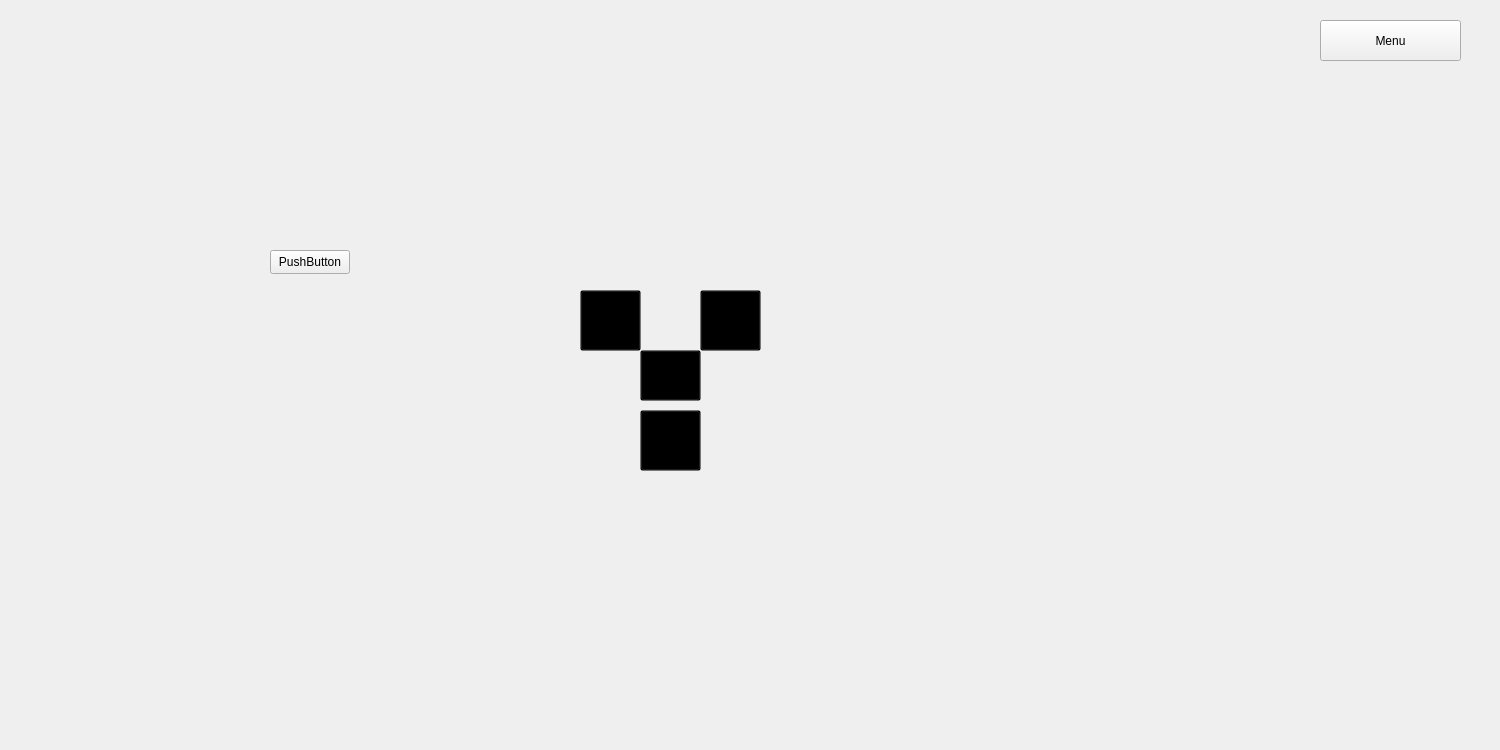
<?xml version="1.0" encoding="UTF-8"?>
<ui version="4.0">
 <class>MainWindow</class>
 <widget class="QMainWindow" name="MainWindow">
  <property name="geometry">
   <rect>
    <x>0</x>
    <y>0</y>
    <width>1500</width>
    <height>750</height>
   </rect>
  </property>
  <property name="maximumSize">
   <size>
    <width>1500</width>
    <height>750</height>
   </size>
  </property>
  <property name="mouseTracking">
   <bool>false</bool>
  </property>
  <property name="windowTitle">
   <string>Tower Defense</string>
  </property>
  <property name="styleSheet">
   <string notr="true"/>
  </property>
  <widget class="QWidget" name="centralwidget">
   <property name="minimumSize">
    <size>
     <width>1500</width>
     <height>750</height>
    </size>
   </property>
   <property name="maximumSize">
    <size>
     <width>1500</width>
     <height>750</height>
    </size>
   </property>
   <property name="autoFillBackground">
    <bool>false</bool>
   </property>
   <property name="styleSheet">
    <string notr="true"/>
   </property>
   <widget class="QStackedWidget" name="stackedWidget">
    <property name="geometry">
     <rect>
      <x>0</x>
      <y>0</y>
      <width>1500</width>
      <height>750</height>
     </rect>
    </property>
    <property name="currentIndex">
     <number>1</number>
    </property>
    <widget class="QWidget" name="pageMenu">
     <property name="styleSheet">
      <string notr="true">QWidget#pageMenu {
    border-image: url(:/assets/img/homeBackground.jpg) 0 0 0 0 stretch stretch;
	background-repeat: no-repeat;
	background-position: center;
}</string>
     </property>
     <widget class="QPushButton" name="buttonExit">
      <property name="geometry">
       <rect>
        <x>645</x>
        <y>450</y>
        <width>240</width>
        <height>70</height>
       </rect>
      </property>
      <property name="styleSheet">
       <string notr="true">QPushButton {
	background-color: rgb(85, 0, 0);
    color: white;
    border: none;
    border-radius: 5px;
	font: 25pt &quot;Eras Medium ITC&quot;;
}

QPushButton:hover {
    background-color: #2980b9;  /* Couleur de fond en survol */
}
</string>
      </property>
      <property name="text">
       <string>Exit</string>
      </property>
     </widget>
     <widget class="QPushButton" name="buttonGame">
      <property name="geometry">
       <rect>
        <x>645</x>
        <y>270</y>
        <width>240</width>
        <height>70</height>
       </rect>
      </property>
      <property name="styleSheet">
       <string notr="true">QPushButton {
	background-color: rgb(153, 0, 0);
	font: 25pt &quot;Eras Medium ITC&quot;;
    color: white;
    border: none;
    border-radius: 5px;
}

QPushButton:hover {
    background-color: #2980b9;  /* Couleur de fond en survol */
}
</string>
      </property>
      <property name="text">
       <string>Game</string>
      </property>
     </widget>
     <widget class="QLabel" name="label">
      <property name="geometry">
       <rect>
        <x>410</x>
        <y>-20</y>
        <width>721</width>
        <height>161</height>
       </rect>
      </property>
      <property name="text">
       <string>&lt;html&gt;&lt;head/&gt;&lt;body&gt;&lt;p align=&quot;center&quot;&gt;&lt;span style=&quot; font-size:48pt; font-weight:700;&quot;&gt;Tower Defense&lt;/span&gt;&lt;/p&gt;&lt;/body&gt;&lt;/html&gt;</string>
      </property>
     </widget>
     <widget class="QPushButton" name="buttonRules">
      <property name="geometry">
       <rect>
        <x>645</x>
        <y>360</y>
        <width>240</width>
        <height>70</height>
       </rect>
      </property>
      <property name="styleSheet">
       <string notr="true">QPushButton {
	background-color: rgb(130, 0, 0);
    color: white;
    border: none;
    border-radius: 5px;
	font: 25pt &quot;Eras Medium ITC&quot;;
}

QPushButton:hover {
    background-color: #2980b9;  /* Couleur de fond en survol */
}
buttonGame{    
background-color: rgb(39, 174, 96);
}
</string>
      </property>
      <property name="text">
       <string>Rules</string>
      </property>
     </widget>
    </widget>
    <widget class="QWidget" name="pageGame">
     <property name="styleSheet">
      <string notr="true">QWidget#pageGame {
	border-image: url(:/assets/img/gameBackground2.png) 0 0 0 0 stretch stretch;
    background-repeat: no-repeat;
    background-position: center;
}</string>
     </property>
     <widget class="QPushButton" name="buttonMenu">
      <property name="geometry">
       <rect>
        <x>1320</x>
        <y>20</y>
        <width>141</width>
        <height>41</height>
       </rect>
      </property>
      <property name="text">
       <string>Menu</string>
      </property>
     </widget>
     <widget class="QPushButton" name="towerUpgrade1">
      <property name="geometry">
       <rect>
        <x>580</x>
        <y>290</y>
        <width>61</width>
        <height>61</height>
       </rect>
      </property>
      <property name="styleSheet">
       <string notr="true">background-color: transparent;</string>
      </property>
      <property name="text">
       <string/>
      </property>
     </widget>
     <widget class="QPushButton" name="towerUpgrade2">
      <property name="geometry">
       <rect>
        <x>700</x>
        <y>290</y>
        <width>61</width>
        <height>61</height>
       </rect>
      </property>
      <property name="styleSheet">
       <string notr="true">background-color: transparent;</string>
      </property>
      <property name="text">
       <string/>
      </property>
     </widget>
     <widget class="QPushButton" name="towerUpgrade3">
      <property name="geometry">
       <rect>
        <x>640</x>
        <y>410</y>
        <width>61</width>
        <height>61</height>
       </rect>
      </property>
      <property name="styleSheet">
       <string notr="true">background-color: transparent;</string>
      </property>
      <property name="text">
       <string/>
      </property>
     </widget>
     <widget class="QPushButton" name="towerButton1">
      <property name="enabled">
       <bool>true</bool>
      </property>
      <property name="geometry">
       <rect>
        <x>640</x>
        <y>350</y>
        <width>61</width>
        <height>51</height>
       </rect>
      </property>
      <property name="autoFillBackground">
       <bool>false</bool>
      </property>
      <property name="styleSheet">
       <string notr="true">background-color: transparent;</string>
      </property>
      <property name="text">
       <string/>
      </property>
     </widget>
     <widget class="QLabel" name="tower1">
      <property name="geometry">
       <rect>
        <x>640</x>
        <y>340</y>
        <width>61</width>
        <height>71</height>
       </rect>
      </property>
      <property name="text">
       <string/>
      </property>
      <property name="pixmap">
       <pixmap resource="ressources.qrc">:/assets/img/noTower.png</pixmap>
      </property>
      <property name="scaledContents">
       <bool>true</bool>
      </property>
      <property name="alignment">
       <set>Qt::AlignCenter</set>
      </property>
      <property name="wordWrap">
       <bool>false</bool>
      </property>
     </widget>
     <widget class="QLabel" name="upgradeShop1">
      <property name="geometry">
       <rect>
        <x>560</x>
        <y>270</y>
        <width>221</width>
        <height>231</height>
       </rect>
      </property>
      <property name="text">
       <string/>
      </property>
      <property name="pixmap">
       <pixmap resource="ressources.qrc">:/assets/img/circle.png</pixmap>
      </property>
      <property name="scaledContents">
       <bool>true</bool>
      </property>
     </widget>
     <widget class="QLabel" name="label_2">
      <property name="geometry">
       <rect>
        <x>10</x>
        <y>10</y>
        <width>91</width>
        <height>81</height>
       </rect>
      </property>
      <property name="text">
       <string/>
      </property>
      <property name="pixmap">
       <pixmap resource="ressources.qrc">:/assets/img/music.png</pixmap>
      </property>
      <property name="scaledContents">
       <bool>true</bool>
      </property>
     </widget>
     <widget class="QLabel" name="noMusic">
      <property name="geometry">
       <rect>
        <x>90</x>
        <y>10</y>
        <width>91</width>
        <height>81</height>
       </rect>
      </property>
      <property name="text">
       <string/>
      </property>
      <property name="pixmap">
       <pixmap resource="ressources.qrc">:/assets/img/noMusic.png</pixmap>
      </property>
      <property name="scaledContents">
       <bool>true</bool>
      </property>
     </widget>
     <widget class="QPushButton" name="pushButtonMonster">
      <property name="geometry">
       <rect>
        <x>270</x>
        <y>250</y>
        <width>80</width>
        <height>24</height>
       </rect>
      </property>
      <property name="text">
       <string>PushButton</string>
      </property>
     </widget>
     <zorder>upgradeShop1</zorder>
     <zorder>buttonMenu</zorder>
     <zorder>towerUpgrade1</zorder>
     <zorder>towerUpgrade2</zorder>
     <zorder>towerUpgrade3</zorder>
     <zorder>tower1</zorder>
     <zorder>towerButton1</zorder>
     <zorder>label_2</zorder>
     <zorder>noMusic</zorder>
     <zorder>pushButtonMonster</zorder>
    </widget>
   </widget>
  </widget>
 </widget>
 <resources>
  <include location="ressources.qrc"/>
 </resources>
 <connections/>
</ui>
